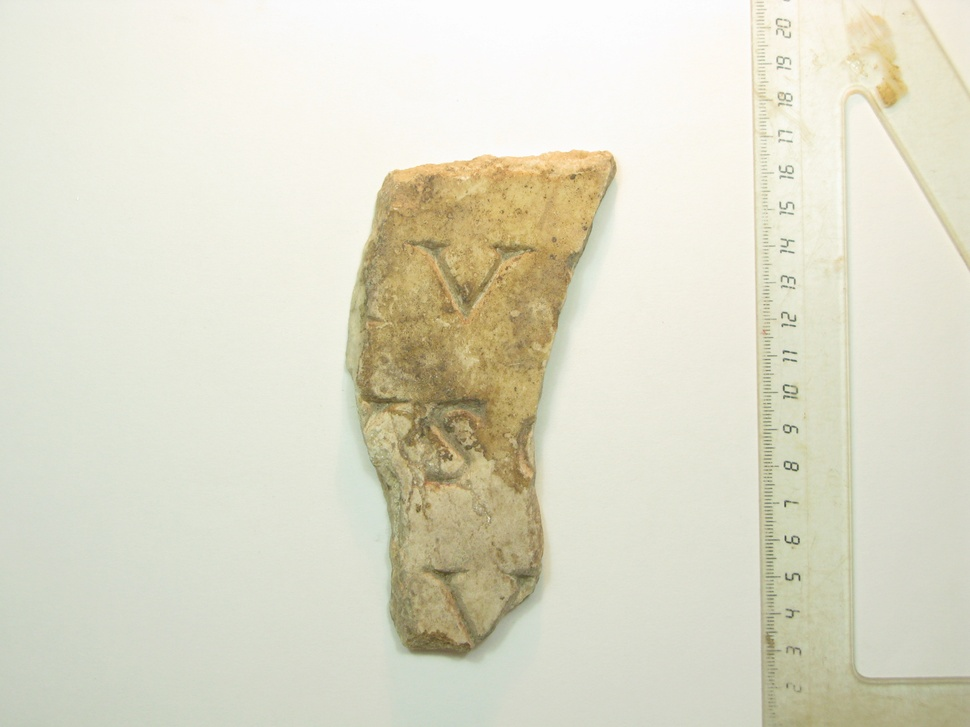
%> input picture Semester3/AdvancedImageAnalysis/Laligant/Chakon_AIA/image.JPG, 970 x 727 px, shrunk from 2592 x 1944 before the run
$ octave OCRproject.m   (GNU Octave 9; MATLAB toolbox functions it lacks are replaced by stand-ins)
%> lines starting %> are read from the running program, lines starting %| are printed output that depends on the picture; in (x1, y1, x2, y2) boxes, pixels count from 0 and x2, y2 are one past the last pixel; in counts of white or black regions, pixels touching at a corner belong together; the program's own positions count from 1
clear all
close all
image=imread('image.jpg');
%> image is the input picture: size 727x970x3 uint8; mean R, G, B 221.3, 219.5, 200.9
figure(1);
imshow(image);
title('Input Image');
% Preprocessing
[rows cols dims]=size(image);
%> rows = 727; cols = 970; dims = 3
if dims>2
grayimg=rgb2gray(image);
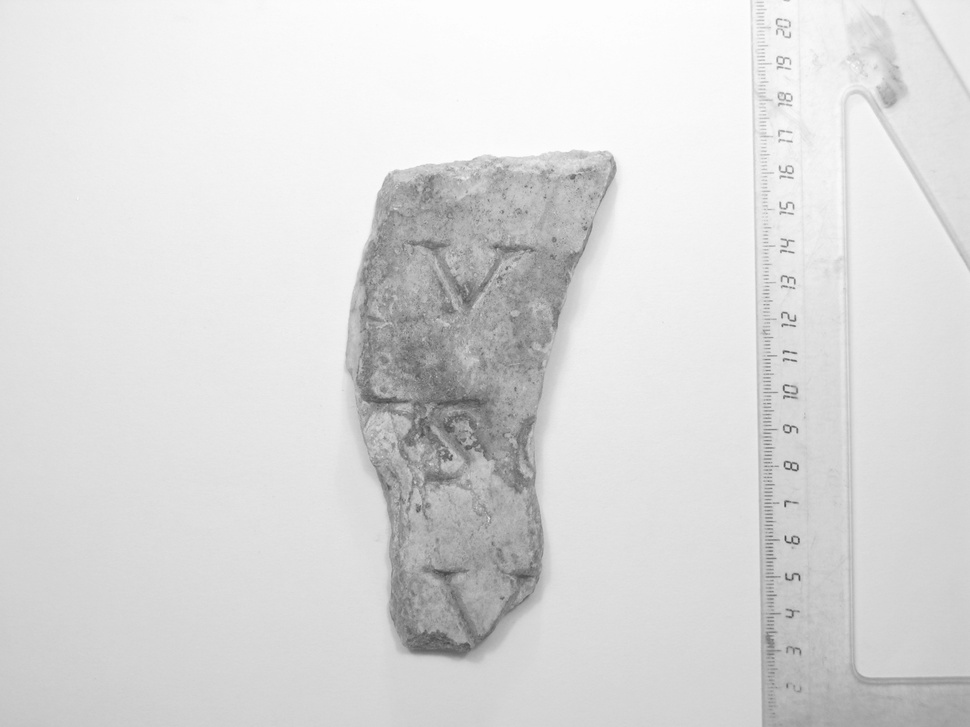
%> grayimg: size 727x970 uint8; min 66, max 254, mean 218
end
% Segmentation
thresh=graythresh(grayimg);
%> thresh = 0.761
bwimg=~im2bw(grayimg,0.5);
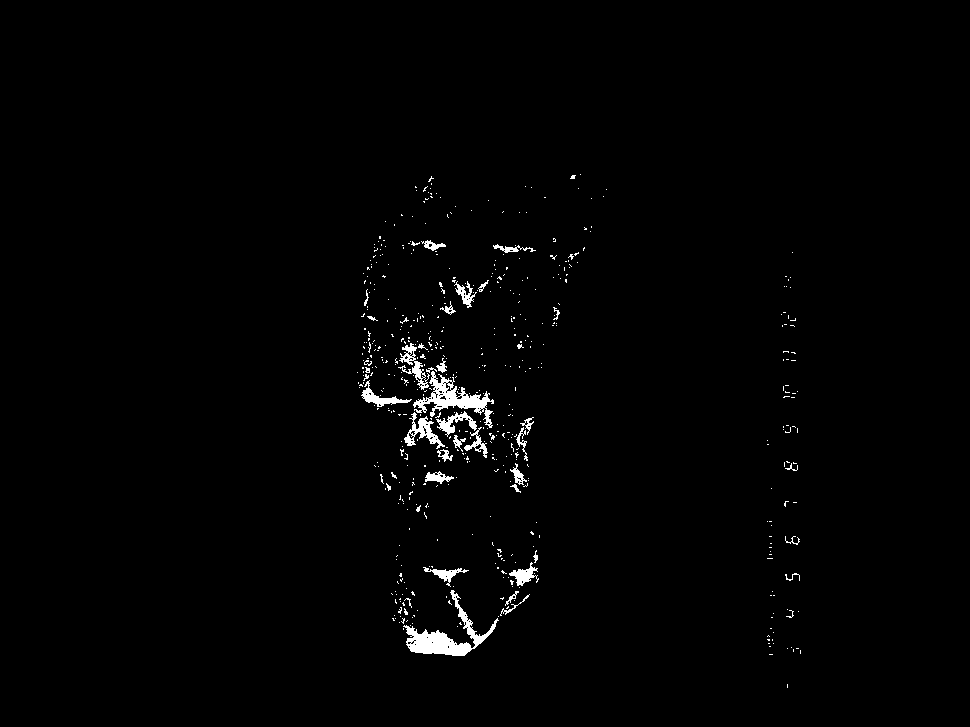
%> bwimg: size 727x970 logical; 1.3% white; 546 white regions (507 under 20 px), largest, box (x1, y1, x2, y2) and area: (403, 590, 499, 656) 1623, (413, 371, 494, 428) 1340, (404, 412, 445, 449) 492
% imagen = bwareaopen(bwimg,10);
% se = strel('disk',2);
% erodedBW = imerode(imagen,se);

$ run again, with Semester3/AdvancedImageAnalysis/Laligant/Chakon_AIA/academy.jpg copied over Semester3/AdvancedImageAnalysis/Laligant/Chakon_AIA/image.JPG
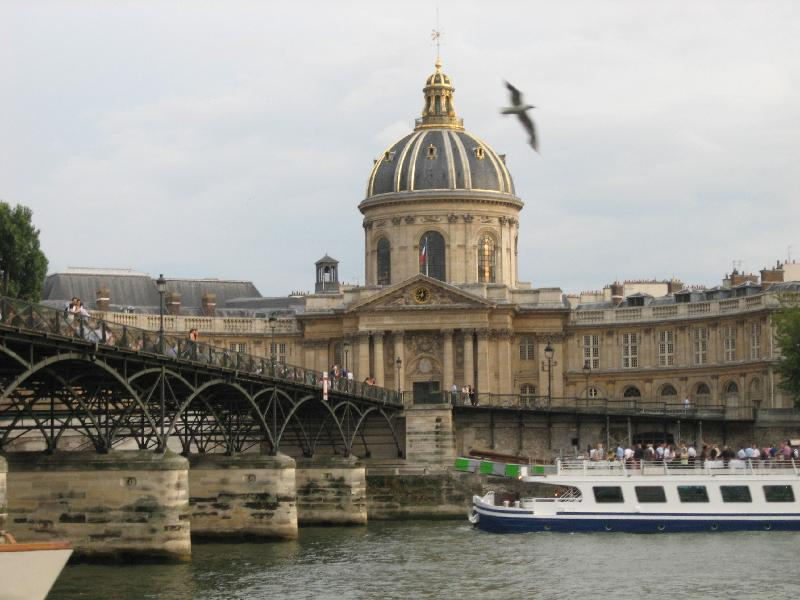
%> input picture Semester3/AdvancedImageAnalysis/Laligant/Chakon_AIA/academy.jpg, 800 x 600 px
%> image is the input picture: size 600x800x3 uint8; mean R, G, B 151.1, 148.4, 141.2
%> `grayimg=rgb2gray(image);`:
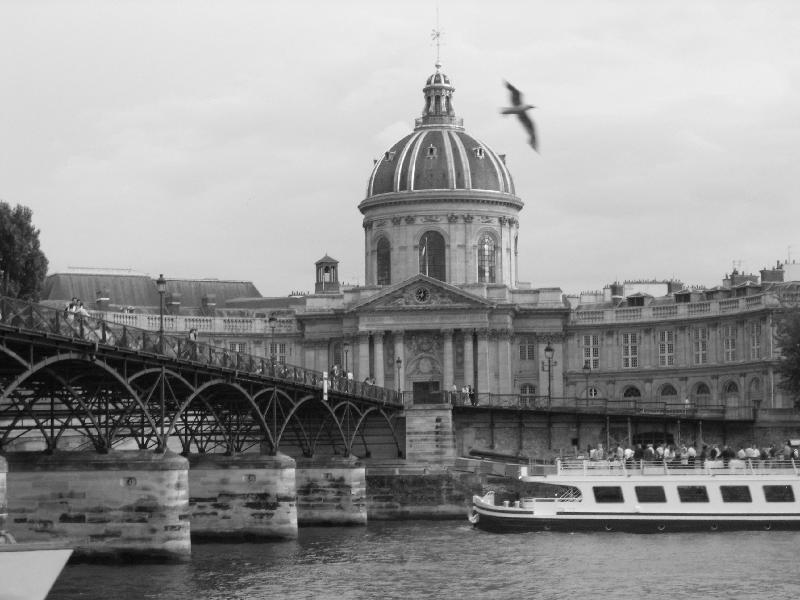
%> grayimg: size 600x800 uint8; min 1, max 252, mean 148.4
%> thresh = 0.58
%> `bwimg=~im2bw(grayimg,0.5);`:
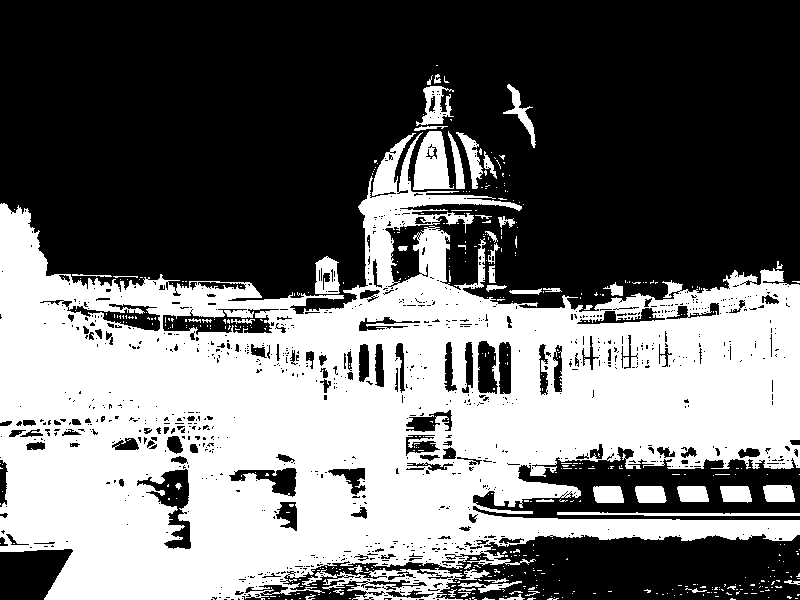
%> bwimg: size 600x800 logical; 43.3% white; 489 white regions (436 under 20 px), largest, box (x1, y1, x2, y2) and area: (0, 132, 800, 600) 194367, (302, 568, 490, 600) 2427, (413, 131, 454, 190) 1600
